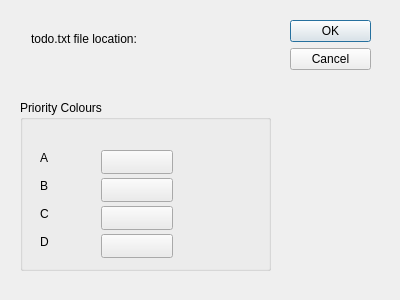
<?xml version="1.0" encoding="UTF-8"?>
<ui version="4.0">
 <class>Dialog</class>
 <widget class="QDialog" name="Dialog">
  <property name="geometry">
   <rect>
    <x>0</x>
    <y>0</y>
    <width>400</width>
    <height>300</height>
   </rect>
  </property>
  <property name="windowTitle">
   <string>Dialog</string>
  </property>
  <widget class="QDialogButtonBox" name="buttonBox">
   <property name="geometry">
    <rect>
     <x>290</x>
     <y>20</y>
     <width>81</width>
     <height>241</height>
    </rect>
   </property>
   <property name="orientation">
    <enum>Qt::Vertical</enum>
   </property>
   <property name="standardButtons">
    <set>QDialogButtonBox::Cancel|QDialogButtonBox::Ok</set>
   </property>
  </widget>
  <widget class="KColorButton" name="kcolorbutton">
   <property name="geometry">
    <rect>
     <x>101</x>
     <y>150</y>
     <width>72</width>
     <height>24</height>
    </rect>
   </property>
  </widget>
  <widget class="KColorButton" name="kcolorbutton_2">
   <property name="geometry">
    <rect>
     <x>101</x>
     <y>178</y>
     <width>72</width>
     <height>24</height>
    </rect>
   </property>
  </widget>
  <widget class="QLabel" name="label">
   <property name="geometry">
    <rect>
     <x>31</x>
     <y>31</y>
     <width>141</width>
     <height>16</height>
    </rect>
   </property>
   <property name="text">
    <string>todo.txt file location:</string>
   </property>
  </widget>
  <widget class="KUrlComboRequester" name="kurlcomborequester">
   <property name="geometry">
    <rect>
     <x>170</x>
     <y>30</y>
     <width>99</width>
     <height>25</height>
    </rect>
   </property>
  </widget>
  <widget class="KColorButton" name="kcolorbutton_3">
   <property name="geometry">
    <rect>
     <x>101</x>
     <y>206</y>
     <width>72</width>
     <height>24</height>
    </rect>
   </property>
  </widget>
  <widget class="KColorButton" name="kcolorbutton_4">
   <property name="geometry">
    <rect>
     <x>101</x>
     <y>234</y>
     <width>72</width>
     <height>24</height>
    </rect>
   </property>
  </widget>
  <widget class="QGroupBox" name="groupBox">
   <property name="geometry">
    <rect>
     <x>20</x>
     <y>100</y>
     <width>251</width>
     <height>171</height>
    </rect>
   </property>
   <property name="title">
    <string>Priority Colours</string>
   </property>
   <widget class="QWidget" name="gridLayoutWidget">
    <property name="geometry">
     <rect>
      <x>10</x>
      <y>40</y>
      <width>191</width>
      <height>121</height>
     </rect>
    </property>
    <layout class="QGridLayout" name="gridLayout"/>
   </widget>
  </widget>
  <widget class="QWidget" name="verticalLayoutWidget">
   <property name="geometry">
    <rect>
     <x>30</x>
     <y>20</y>
     <width>241</width>
     <height>51</height>
    </rect>
   </property>
   <layout class="QVBoxLayout" name="verticalLayout"/>
  </widget>
  <widget class="QWidget" name="horizontalLayoutWidget">
   <property name="geometry">
    <rect>
     <x>10</x>
     <y>10</y>
     <width>281</width>
     <height>271</height>
    </rect>
   </property>
   <layout class="QHBoxLayout" name="horizontalLayout"/>
  </widget>
  <widget class="QLabel" name="label_4">
   <property name="geometry">
    <rect>
     <x>40</x>
     <y>206</y>
     <width>57</width>
     <height>16</height>
    </rect>
   </property>
   <property name="text">
    <string>C</string>
   </property>
  </widget>
  <widget class="QLabel" name="label_5">
   <property name="geometry">
    <rect>
     <x>40</x>
     <y>234</y>
     <width>57</width>
     <height>16</height>
    </rect>
   </property>
   <property name="text">
    <string>D</string>
   </property>
  </widget>
  <widget class="QLabel" name="label_3">
   <property name="geometry">
    <rect>
     <x>40</x>
     <y>178</y>
     <width>57</width>
     <height>16</height>
    </rect>
   </property>
   <property name="text">
    <string>B</string>
   </property>
  </widget>
  <widget class="QLabel" name="label_2">
   <property name="geometry">
    <rect>
     <x>40</x>
     <y>150</y>
     <width>57</width>
     <height>16</height>
    </rect>
   </property>
   <property name="text">
    <string>A</string>
   </property>
  </widget>
 </widget>
 <customwidgets>
  <customwidget>
   <class>KUrlRequester</class>
   <extends>QFrame</extends>
   <header>kurlrequester.h</header>
  </customwidget>
  <customwidget>
   <class>KUrlComboRequester</class>
   <extends>KUrlRequester</extends>
   <header>kurlrequester.h</header>
  </customwidget>
  <customwidget>
   <class>KColorButton</class>
   <extends>QPushButton</extends>
   <header>kcolorbutton.h</header>
  </customwidget>
 </customwidgets>
 <resources/>
 <connections>
  <connection>
   <sender>buttonBox</sender>
   <signal>accepted()</signal>
   <receiver>Dialog</receiver>
   <slot>accept()</slot>
   <hints>
    <hint type="sourcelabel">
     <x>248</x>
     <y>254</y>
    </hint>
    <hint type="destinationlabel">
     <x>157</x>
     <y>274</y>
    </hint>
   </hints>
  </connection>
  <connection>
   <sender>buttonBox</sender>
   <signal>rejected()</signal>
   <receiver>Dialog</receiver>
   <slot>reject()</slot>
   <hints>
    <hint type="sourcelabel">
     <x>316</x>
     <y>260</y>
    </hint>
    <hint type="destinationlabel">
     <x>286</x>
     <y>274</y>
    </hint>
   </hints>
  </connection>
 </connections>
</ui>
